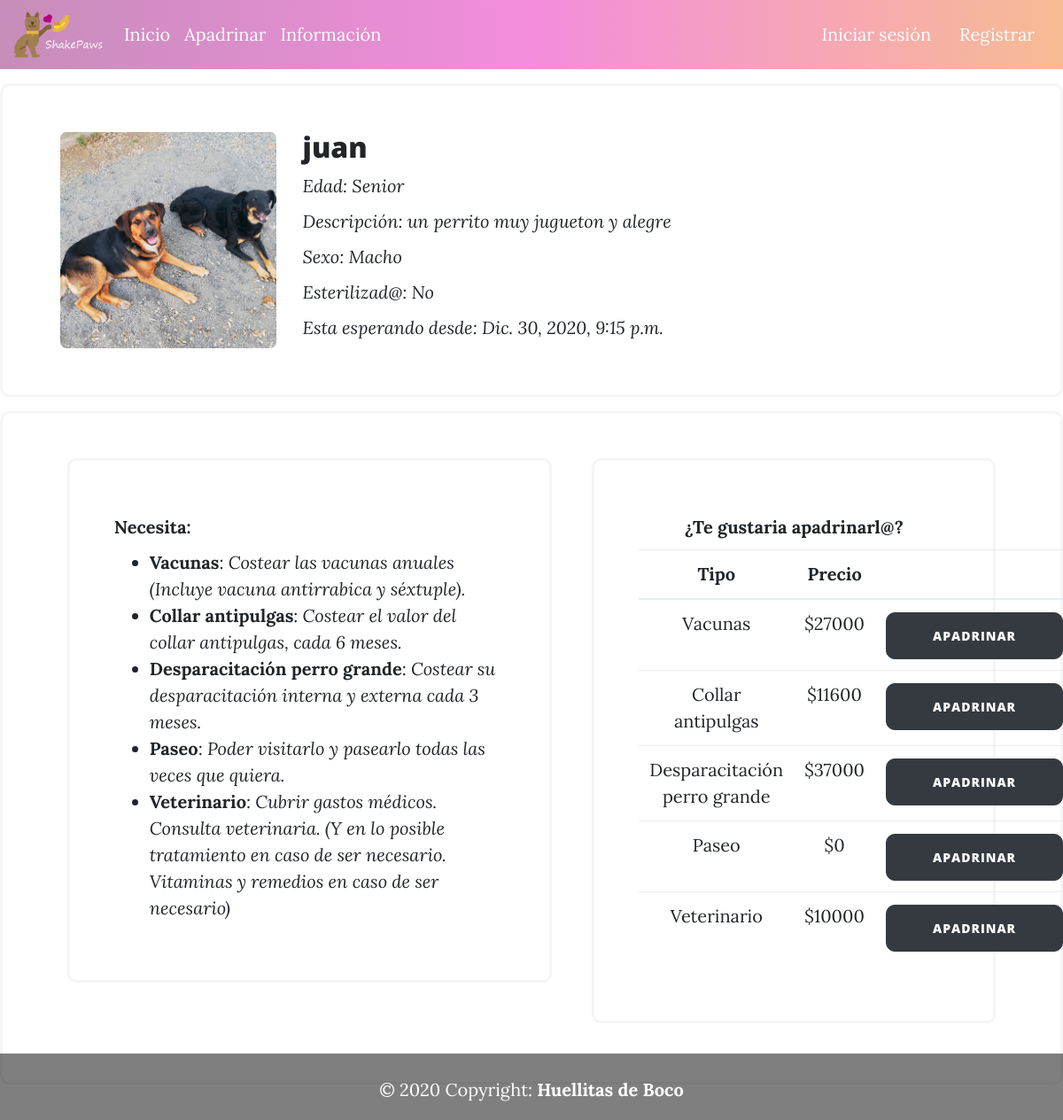
Page /accounts/perfil-animal/156789/ on the committed database.
### shelter/models.py (models this page shows, shortened)
class Animal(models.Model):
    animal_id = models.IntegerField(primary_key = True, verbose_name = "N° de Chip")
    name = models.CharField(max_length = 50, verbose_name = "Nombre")
    lifestage = models.CharField(max_length = 50, verbose_name = "Etapa de vida")
    description = models.TextField(verbose_name = "Descripción")
    image = models.ImageField(verbose_name = "Imagen", upload_to = "Animales")
    gender = models.CharField(max_length = 50, verbose_name = "Sexo", blank=True)
    sterilized = models.CharField(max_length = 50, verbose_name = "Esterilizado", blank=True)
    created = models.DateTimeField(auto_now_add = True, verbose_name = "Fecha de creación")
    updated = models.DateTimeField(auto_now = True, verbose_name = "Fecha de modificación")
    sponsors = models.ManyToManyField(Sponsor, through = "Animal_sponsor" , verbose_name = "Apadrinamientos")
    class Meta:
        verbose_name = "Animal"
        verbose_name_plural = "Animales"
        ordering = ["-created"]

class Animal_sponsor(models.Model):
    animal = models.ForeignKey(Animal, on_delete = models.CASCADE, verbose_name = "Animal")
    sponsor = models.ForeignKey(Sponsor, on_delete = models.CASCADE, verbose_name = "Apadrinamiento")
    class Meta:
        verbose_name = "Apadrinamiento de animal"
        verbose_name_plural = "Apadrinamientos de animales"

class Sponsor(models.Model):
    sponsor_id = models.IntegerField(primary_key = True, verbose_name = "Identificación")
    name = models.CharField(max_length = 50, verbose_name = "Nombre")
    description = models.TextField(verbose_name="Descripción")
    cost = models.IntegerField(verbose_name = "Costo")
    class Meta:
        verbose_name = "Apadrinamiento"
        verbose_name_plural = "Apadrinamientos"
    def __str__(self):
        return self.name

### animalProfile/views.py (the view)
# urls.py: path('perfil-animal/<int:animal_id>/', views.profile , name = "perfil-animal"),
def profile(request, animal_id):
    sponsor = Sponsor.objects.all()
    animal_sponsor = Animal_sponsor.objects.all()
    profile_animal = Profile_animal.objects.all()
    animals = Animal.objects.all()
    animal = get_object_or_404(Animal, animal_id = animal_id)
    return render(request, "animalProfile/profile.html", {'animals':animals, 'animal':animal, 'sponsors':sponsor, 'animal_sponsors':animal_sponsor, 'profile_animals':profile_animal})

### animalProfile/templates/animalProfile/profile.html (shortened to what this page needs)
{% extends 'core/base.html' %}
{% block content %}
<div class="container-fluid">
    <div class ="row justify-content-around mt-3" id="form_div">
        <div class="col- col-md-3 align-self-center">
            <img class="photo" src="/media/{{animal.image}}">
        </div>
        <div class="col- col-md-9 align-self-center">
            <b><h2>{{animal.name}}</h2></b>
            <p><i> Edad: {{animal.lifestage}}</i></p>
            <p><i> Descripción: {{animal.description}}</i></p>
            <p><i>Sexo: {{animal.gender}}</i></p>
            <p><i>Esterilizad@: {{animal.sterilized}}</i></p>
            <p><i> Esta esperando desde: {{animal.created}}</i></p>
        </div>
    </div>
    <div class ="row justify-content-around mt-3" id="form_div">
        <div class="col- col-md-6 align-self-start" id="form_div">
            <b><p>Necesita: </p></b>
            <ul>
            {% for animal_sponsor in animal_sponsors %}
                {% if animal.animal_id == animal_sponsor.animal.animal_id %}
                    <li><b>{{animal_sponsor.sponsor}}</b>: <i>{{animal_sponsor.sponsor.description}}</i></li>
                {% endif %}
            {% endfor %}
            </ul>
       </div>
       <div class="col- col-md-5 align-self-start mb-3 text-center" id="form_div">
            <b><p>¿Te gustaria apadrinarl@?</p></b>
                <table class="table table-hover">
                    <tbody>
                        <thead>
                            <tr>
                              <th scope="col">Tipo</th>
                              <th scope="col">Precio</th>
                              <th scope="col"></th>
                            </tr>
                        </thead>
                        {% for animal_sponsor in animal_sponsors %}
                        {% if animal.animal_id == animal_sponsor.animal.animal_id %}
                        <tr>
                            <td id="btn-profile-dog" scope="row">{{animal_sponsor.sponsor}}</td>
                            {% for sponsor in sponsors %}
                            {% if animal_sponsor.sponsor_id == sponsor.sponsor_id %}
                            <td id="btn-profile-dog" scope="row">${{sponsor.cost}}</td>
                            {% endif %}
                            {% endfor %}
                            {% if request.user.is_staff %}
                            {% else %}
                            {% if request.user.is_anonymous %}
                            <td><a href="{% url 'login' %}" id="btn-profile-dog" class="btn btn-dark btncard">Apadrinar</a></td>
                            {% endif %}
                            {% endif %}
                        </tr>
                        {% endif %}
                        {% endfor %}
                    </tbody>
                  </table>
        </div>
    </div>
</div>
{% endblock %}

### core/static/core/css/styles.css (style rules this page uses)
html { min-height: 100%; position: relative; }
.btncard { border-radius: 10px; width:100%; margin-top: 1%; }
#btn-profile-dog { width:200px; }
.photo { border-radius: 7px; width: 100%; }
body { background-image: url('https://i.pinimg.com/originals/b2/bf/34/b2bf34ce0bca37c4ef44bfbaa89c848b.jpg'); background-repeat: no-repeat; background-attachment: fixed; background-size: cover; margin: 0; margin-bottom: 40px; }
#form_div { border-radius: 10px; border-color: whitesmoke; border-style: solid; padding: 50px; background-color: rgb(255,255,255,0.5) }

### rows in the picture
Animal: image (picture), name "juan", lifestage "Senior", description "un perrito muy jugueton y alegre", gender "Macho", sterilized "No", created "Dic. 30, 2020, 9:15 p.m."
Animal_sponsor: sponsor "Vacunas", sponsor.description "Costear las vacunas anuales (Incluye vacuna antirrabica y séxtuple)."
Animal_sponsor: sponsor "Collar antipulgas", sponsor.description "Costear el valor del collar antipulgas, cada 6 meses."
Animal_sponsor: sponsor "Desparacitación perro grande", sponsor.description "Costear su desparacitación interna y externa cada 3 meses."
Animal_sponsor: sponsor "Paseo", sponsor.description "Poder visitarlo y pasearlo todas las veces que quiera."
Animal_sponsor: sponsor "Veterinario", sponsor.description "Cubrir gastos médicos. Consulta veterinaria. (Y en lo posible tratamiento en caso de ser necesario. Vitaminas y remedios en caso de ser necesario)"
Sponsor: cost "27000"
Sponsor: cost "11600"
Sponsor: cost "37000"
Sponsor: cost "0"
Sponsor: cost "10000"
